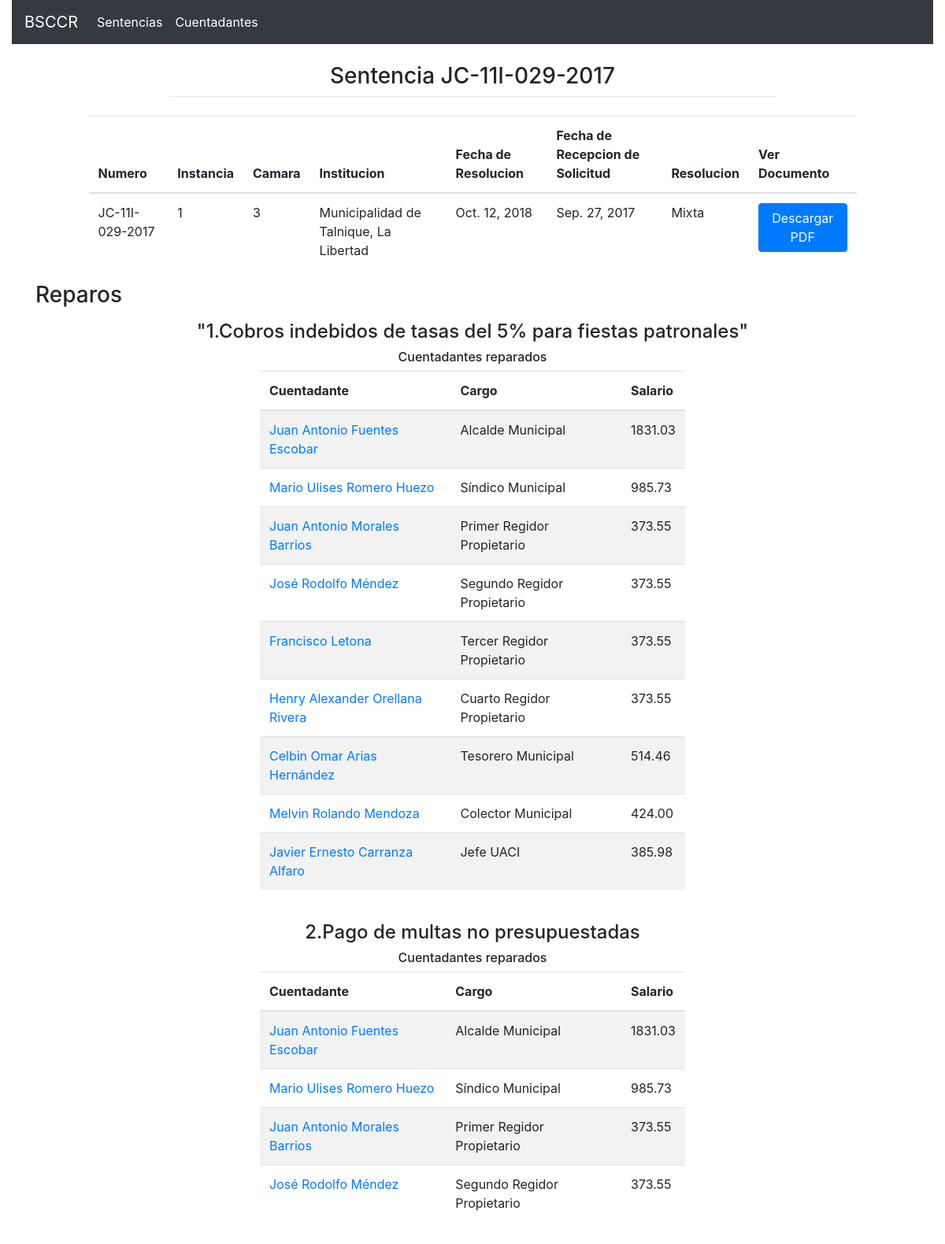
/sentencia/1, run on the app's committed database.
### Sentencias/models.py (models this page shows, shortened)
class Sentencia(models.Model):
    ResolucionChoices = [
        (True, 'Favorable'),
        (False, 'Desfavorable'),
        (None, 'Mixta')
    ]
    CamaraChoices = [
        (1,'Primera'),
        (2,'Segunda'),
        (3,'Tercera'),
        (4,'Cuarta'),
        (5,'Quinta'),
        (6,'Sexta'),
        (7,'Septima'),
    ]
    InstanciaChoices= [
        (1,'Primera'),
        (2,'Segunda'),
    ]
    numero = models.CharField(("Numero"), max_length=50,blank=True, null=True)
    instancia = models.IntegerField(("Instancia"),choices=InstanciaChoices)
    camara = models.IntegerField(("Camara"),blank=True, null=True,choices=CamaraChoices)
    institucion = models.CharField(("Institucion"), max_length=200,blank=True, null=True)
    fecha_resolucion = models.DateField(("Fecha de Resolucion"), auto_now=False, auto_now_add=False,blank=True, null=True)
    fecha_recepcion = models.DateField(("Fecha de Recepcion de Solicitud"), auto_now=False, auto_now_add=False,blank=True, null=True)
    resolucion = models.BooleanField(("Resolucion"),choices=ResolucionChoices,blank=True, null=True)
    resumen = models.TextField(("Resumen"),blank=True, null=True)
    pdf = models.FileField(("Archivo"), upload_to='PDF_sentencias/', max_length=100,blank=True, null=True)
    class Meta:
        verbose_name = ("sentencia")
        verbose_name_plural = ("sentencias")

class Reparo(models.Model):
    titulo = models.CharField(max_length=200, blank=True, null=True)
    numero_de_reparo = models.CharField(("Numero De Reparo"), max_length=50)
    sentencia = models.ForeignKey('Sentencias.Sentencia', related_name='Sentencia', on_delete=models.CASCADE)
    cuentadantes = models.ManyToManyField('Sentencias.Cuentadante',related_name='Reparados', verbose_name=("Cuentadantes"))
    class Meta:
        verbose_name = 'Reparo'
        verbose_name_plural = 'Reparos'

class Cuentadante(models.Model):
    nombre = models.CharField(("Nombre"), max_length=200)
    salario = models.DecimalField(("Salario"), max_digits=8, decimal_places=2,blank=True,null=True)
    institucion = models.CharField(("Institucion"), max_length=200)
    cargo = models.CharField(("Cargo que desempeña"), max_length=200, blank=True,null=True)
    class Meta:
        verbose_name = 'Cuentadante'
        verbose_name_plural = 'Cuentadantes'

### Sentencias/views.py (the view)
# urls.py: path('sentencia/<int:pk>', SentenciaDetalle.as_view(), name='sentencia_detail'),
class SentenciaDetalle(DetailView):
    model = Sentencia
    context_object_name = 'sentencia'
    template_name='Sentencias/sentencia_detalle.html'
    def get_context_data(self, **kwargs):
        context = super(SentenciaDetalle, self).get_context_data(**kwargs)
        context['reparos'] = Reparo.objects.filter(sentencia=self.object)
        context['filename'] = os.path.basename(self.object.pdf.name)
        return context

### templates/Sentencias/sentencia_detalle.html
{% extends 'base.html' %}
{% block tituloForm %}
  Sentencia {{sentencia.numero}}
{% endblock tituloForm %}
{% block contenido %}
<div class="container-fluid">
    <div class="row">
        <div class="col-xs-1 col-sm-1 col-md-1 col-lg-1"></div>
        <div class="col-xs-10 col-sm-10 col-md-10 col-lg-10">
            <div class="row">
                <div class="table-responsive">
                    <table class="table">
                      <thead>
                        <th>Numero</th>
                        <th>Instancia</th>
                        <th>Camara</th>
                        <th>Institucion</th>
                        <th>Fecha de Resolucion</th>
                        <th>Fecha de Recepcion de Solicitud</th>
                        <th>Resolucion</th>
                        <th>Ver Documento</th>
                      </thead>
                        <tbody>
                          <tr>
                            <td scope="row">{{sentencia.numero}}</td>
                            <td>{{sentencia.instancia}}</td>
                            <td>{{sentencia.camara}}</td>
                            <td>{{sentencia.institucion}}</td>
                            <td>{{sentencia.fecha_resolucion}}</td>
                            <td>{{sentencia.fecha_recepcion}}</td>
                            <td>
                              {% if sentencia.resolucion is None %}
                                  Mixta
                              {% else %}
                                  {% if sentencia.resolucion %}
                                      Favorable
                                  {% else %}
                                      Desfavorable
                                  {% endif %}
                              {% endif %}
                            </td>
                            <td><a href="{% url 'pdf_download' filename %}"  class="btn btn-primary">Descargar PDF</a></td>
                          </tr>
                        </tbody>
                    </table>
                </div>
            </div>
        </div>
        <div class="col-xs-1 col-sm-1 col-md-1 col-lg-1"></div>
    </div>
</div>
<div class="container">
<h3>Reparos</h3>
<p>
    {% for reparo in reparos %}
        <h4 style="text-align: center;">{{reparo.titulo}}</h4>
        <div class="row">
          <div class="col-xs-3 col-sm-3 col-md-3 col-lg-3">
          </div>
            <div class="col-xs-6 col-sm-6 col-md-6 col-lg-6">
              <h6 style="text-align: center;">Cuentadantes reparados</h6>
                <table class="table table-striped table-inverse table-responsive">
                    <thead class="thead-inverse">
                      <tr>
                        <th>Cuentadante</th>
                        <th>Cargo</th>
                        <th>Salario</th>
                      </tr>
                      </thead>
                      <tbody>
                      {% for cuentadante in reparo.cuentadantes.all %}
                        <tr>
                          <td scope="row"><a href="{% url 'cuentadante_detail' cuentadante.pk %}">{{cuentadante.nombre}}</a></td>
                          <td>{{cuentadante.cargo}}</td>
                          <td>{{cuentadante.salario}}</td>
                        </tr>
                        {% endfor %}
                      </tbody>
                  </table>
                  <br/>
            </div>
            <div class="col-xs-3 col-sm-3 col-md-3 col-lg-3">
            </div>
        </div>
    {% endfor %}
</p>
</div>
{% endblock contenido %}

### data on the page
Sentencia: numero "JC-11I-029-2017", instancia "1", camara "3", institucion "Municipalidad de Talnique, La Libertad", fecha_resolucion "Oct. 12, 2018", fecha_recepcion "Sep. 27, 2017"
Reparo: titulo "\"1.Cobros indebidos de tasas del 5% para fiestas patronales\""
Cuentadante: nombre "Juan Antonio Fuentes Escobar", cargo "Alcalde Municipal", salario "1831.03"
Cuentadante: nombre "Mario Ulises Romero Huezo", cargo "Síndico Municipal", salario "985.73"
Cuentadante: nombre "Juan Antonio Morales Barrios", cargo "Primer Regidor Propietario", salario "373.55"
Cuentadante: nombre "José Rodolfo Méndez", cargo "Segundo Regidor Propietario", salario "373.55"
Cuentadante: nombre "Francisco Letona", cargo "Tercer Regidor Propietario", salario "373.55"
Cuentadante: nombre "Henry Alexander Orellana Rivera", cargo "Cuarto Regidor Propietario", salario "373.55"
Cuentadante: nombre "Celbin Omar Arias Hernández", cargo "Tesorero Municipal", salario "514.46"
Cuentadante: nombre "Melvin Rolando Mendoza", cargo "Colector Municipal", salario "424.00"
Cuentadante: nombre "Javier Ernesto Carranza Alfaro", cargo "Jefe UACI", salario "385.98"
Reparo: titulo "2.Pago de multas no presupuestadas"
